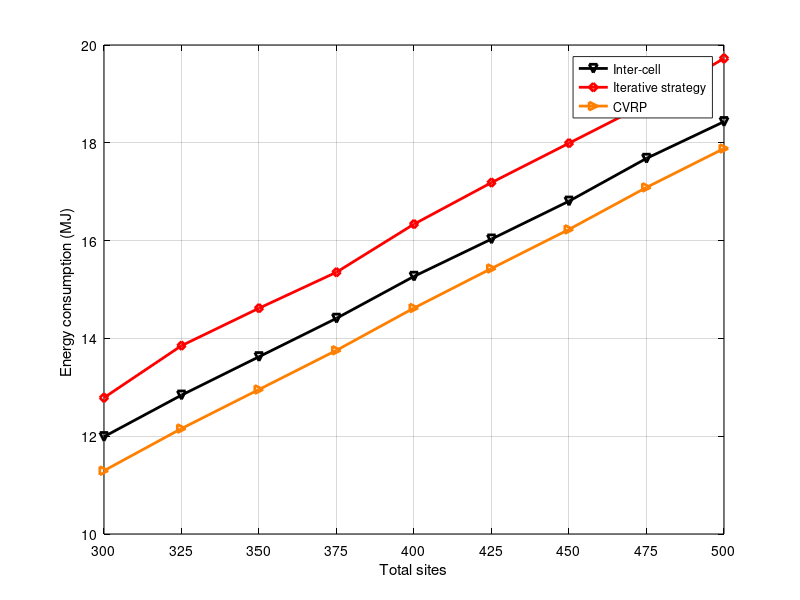

Here is the MATLAB script that generated this plot: (Note: this script raises an error after producing the figure.)
x = [300 325 350 375 400 425 450 475 500];
y1 = [11.2893	12.2621	13.0208	13.8127	14.7317	15.6287	16.3375	17.2102	18.0305]; % global tsp
y2 = [4.60093	5.9503	7.17933	8.19474	9.77035]; % local tsp
y3 = [12.7876	13.8515	14.6172	15.3537	16.337	17.1864	17.9918	18.7993	19.7254]; % iterative
y4 = [11.9904	12.8398	13.6249	14.4109	15.2687	16.0314	16.8065	17.6816	18.4324]; % inter-cell
y5 = [12.2691	13.4111	14.5695	15.7396	16.7564	17.9152	18.9904	20.283	21.3962];% GELSGA
y6 = [11.2948	12.1561	12.9553	13.7563	14.6214	15.4302	16.2295	17.0878	17.8833]; %CVRP
close all;
figure1 = figure;
% Create axes
axes1 = axes('Parent',figure1);
plot(x,y4,'-kv', 'LineWidth',2);
hold on;
grid on;
% plot(x,y2,'-bs', 'LineWidth',2);
plot(x,y3,'-rd', 'LineWidth',2);
% plot(x,y1,'-mo', 'LineWidth',2);
% plot(x,y5,'-x','Color',[0 0.4 0], 'LineWidth',2);
plot(x,y6,'->','Color',[1 0.5 0], 'LineWidth',2);
xlabel('Total sites');
ylabel('Energy consumption (MJ) ');
legend('Inter-cell','Iterative strategy', 'CVRP');
set(axes1,'XColor',[0 0 0],'YColor',[0 0 0]);
xticks([300 325 350 375 400 425 450 475 500]);
xlim([300 500]);
ytickformat('%,4.4g');
xtickformat('%,4.4g');
hold off;